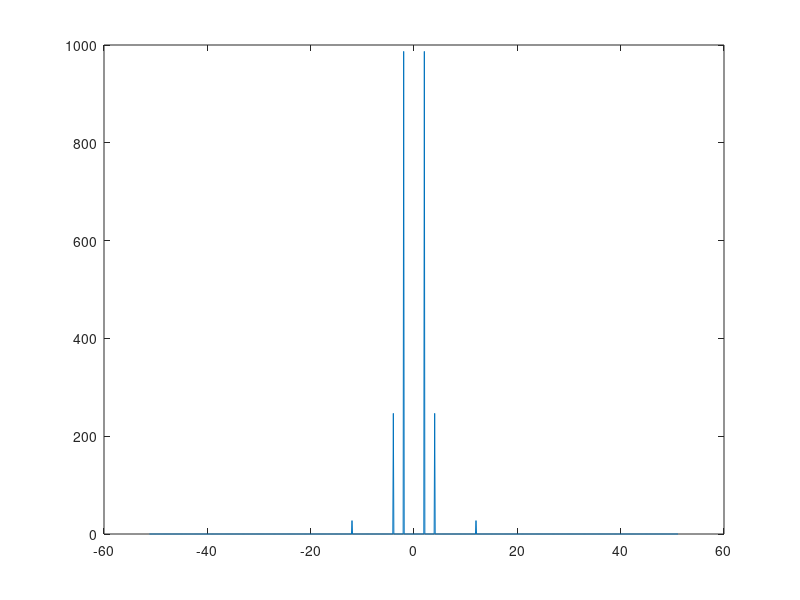

The MATLAB script that drew this image: (Note: this script raises an error after producing the figure.)
clear all
close all

delta_w = 0.1;
N = 1024;
delta_t = 2*pi/(N*delta_w);

t = 0:delta_t:(N-1)*delta_t;
y = cos(2*t)+0.5*cos(4*t)+1/6*cos(12*t);

w_max = (N/2-1)*delta_w;
w_min = (-N/2)*delta_w;
w(:,1) = w_min:delta_w:w_max;

Z = fftshift(fft(y));
dens_espt = (delta_t*abs(Z)).^2;
plot(w,dens_espt)

%b
clear all
close all

load 'temperatura.txt'

delta_t = 1/12;
Fs = 12;

N = length(temperatura);
t = (0:N-1)*delta_t;
plot(t,temperatura)
f = Fs*(0:(N/2))/N;%

f_sim = nan(N,1);
f_sim( 1:((N/2)+1) ) = -f(end:-1:1);
f_sim( (N/2):N) = f(1:1:end);

Z = fft(temperatura);
Z = fftshift(Z);
dens_esp = (delta_t*abs(Z)).^2;
plot(f_sim,dens_esp )

index = find(dens_esp < 1);
dens_esp(index)=0;
plot(f_sim,dens_esp )

inver = ifft(ifftshift(dens_esp));
plot(t,inver,t,temperatura)